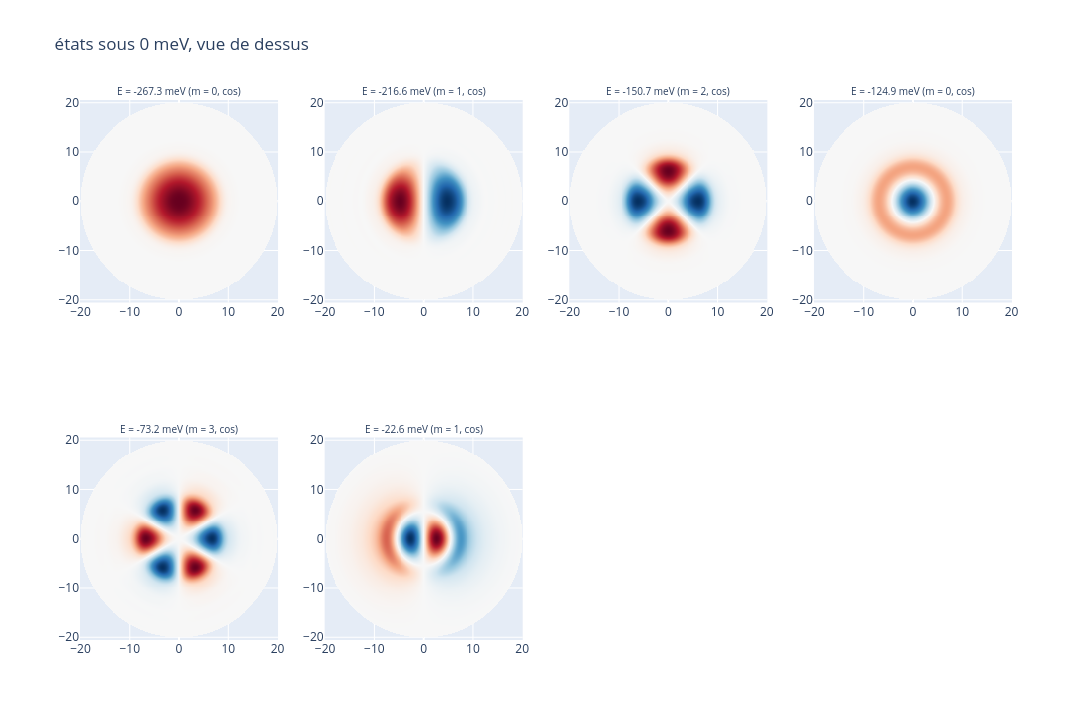

This figure's notebook cell:
### Code cell
hamil.plot(rotate=True, seulement_cos=True, E_max=0)

### Figure 1 — Plotly figure (JSON) as saved in the notebook; plotly's stock layout.template omitted (floating-point values rounded to 4 significant figures; data arrays with more than 128 entries replaced by an {"elided": "..."} marker saying what was removed)
{"data": [{"colorscale": [[0, "rgb(5,48,97)"], [0.1, "rgb(33,102,172)"], [0.2, "rgb(67,147,195)"], [0.3, "rgb(146,197,222)"], [0.4, "rgb(209,229,240)"], [0.5, "rgb(247,247,247)"], [0.6, "rgb(253,219,199)"], [0.7, "rgb(244,165,130)"], [0.8, "rgb(214,96,77)"], [0.9, "rgb(178,24,43)"], [1, "rgb(103,0,31)"]], "name": "E = -267.3 meV (m = 0, cos)", "showscale": false, "type": "heatmap", "x": {"elided": "201 float values"}, "xaxis": "x", "y": {"elided": "201 float values"}, "yaxis": "y", "z": {"elided": "201x201 float values"}, "zmid": 0}, {"colorscale": [[0, "rgb(5,48,97)"], [0.1, "rgb(33,102,172)"], [0.2, "rgb(67,147,195)"], [0.3, "rgb(146,197,222)"], [0.4, "rgb(209,229,240)"], [0.5, "rgb(247,247,247)"], [0.6, "rgb(253,219,199)"], [0.7, "rgb(244,165,130)"], [0.8, "rgb(214,96,77)"], [0.9, "rgb(178,24,43)"], [1, "rgb(103,0,31)"]], "name": "E = -216.6 meV (m = 1, cos)", "showscale": false, "type": "heatmap", "x": {"elided": "201 float values"}, "xaxis": "x2", "y": {"elided": "201 float values"}, "yaxis": "y2", "z": {"elided": "201x201 float values"}, "zmid": 0}, {"colorscale": [[0, "rgb(5,48,97)"], [0.1, "rgb(33,102,172)"], [0.2, "rgb(67,147,195)"], [0.3, "rgb(146,197,222)"], [0.4, "rgb(209,229,240)"], [0.5, "rgb(247,247,247)"], [0.6, "rgb(253,219,199)"], [0.7, "rgb(244,165,130)"], [0.8, "rgb(214,96,77)"], [0.9, "rgb(178,24,43)"], [1, "rgb(103,0,31)"]], "name": "E = -150.7 meV (m = 2, cos)", "showscale": false, "type": "heatmap", "x": {"elided": "201 float values"}, "xaxis": "x3", "y": {"elided": "201 float values"}, "yaxis": "y3", "z": {"elided": "201x201 float values"}, "zmid": 0}, {"colorscale": [[0, "rgb(5,48,97)"], [0.1, "rgb(33,102,172)"], [0.2, "rgb(67,147,195)"], [0.3, "rgb(146,197,222)"], [0.4, "rgb(209,229,240)"], [0.5, "rgb(247,247,247)"], [0.6, "rgb(253,219,199)"], [0.7, "rgb(244,165,130)"], [0.8, "rgb(214,96,77)"], [0.9, "rgb(178,24,43)"], [1, "rgb(103,0,31)"]], "name": "E = -124.9 meV (m = 0, cos)", "showscale": false, "type": "heatmap", "x": {"elided": "201 float values"}, "xaxis": "x4", "y": {"elided": "201 float values"}, "yaxis": "y4", "z": {"elided": "201x201 float values"}, "zmid": 0}, {"colorscale": [[0, "rgb(5,48,97)"], [0.1, "rgb(33,102,172)"], [0.2, "rgb(67,147,195)"], [0.3, "rgb(146,197,222)"], [0.4, "rgb(209,229,240)"], [0.5, "rgb(247,247,247)"], [0.6, "rgb(253,219,199)"], [0.7, "rgb(244,165,130)"], [0.8, "rgb(214,96,77)"], [0.9, "rgb(178,24,43)"], [1, "rgb(103,0,31)"]], "name": "E = -73.2 meV (m = 3, cos)", "showscale": false, "type": "heatmap", "x": {"elided": "201 float values"}, "xaxis": "x5", "y": {"elided": "201 float values"}, "yaxis": "y5", "z": {"elided": "201x201 float values"}, "zmid": 0}, {"colorscale": [[0, "rgb(5,48,97)"], [0.1, "rgb(33,102,172)"], [0.2, "rgb(67,147,195)"], [0.3, "rgb(146,197,222)"], [0.4, "rgb(209,229,240)"], [0.5, "rgb(247,247,247)"], [0.6, "rgb(253,219,199)"], [0.7, "rgb(244,165,130)"], [0.8, "rgb(214,96,77)"], [0.9, "rgb(178,24,43)"], [1, "rgb(103,0,31)"]], "name": "E = -22.6 meV (m = 1, cos)", "showscale": false, "type": "heatmap", "x": {"elided": "201 float values"}, "xaxis": "x6", "y": {"elided": "201 float values"}, "yaxis": "y6", "z": {"elided": "201x201 float values"}, "zmid": 0}], "layout": {"annotations": [{"font": {"size": 10}, "showarrow": false, "text": "E = -267.3 meV (m = 0, cos)", "x": 0.1062, "xanchor": "center", "xref": "paper", "y": 1, "yanchor": "bottom", "yref": "paper"}, {"font": {"size": 10}, "showarrow": false, "text": "E = -216.6 meV (m = 1, cos)", "x": 0.3688, "xanchor": "center", "xref": "paper", "y": 1, "yanchor": "bottom", "yref": "paper"}, {"font": {"size": 10}, "showarrow": false, "text": "E = -150.7 meV (m = 2, cos)", "x": 0.6313, "xanchor": "center", "xref": "paper", "y": 1, "yanchor": "bottom", "yref": "paper"}, {"font": {"size": 10}, "showarrow": false, "text": "E = -124.9 meV (m = 0, cos)", "x": 0.8938, "xanchor": "center", "xref": "paper", "y": 1, "yanchor": "bottom", "yref": "paper"}, {"font": {"size": 10}, "showarrow": false, "text": "E = -73.2 meV (m = 3, cos)", "x": 0.1062, "xanchor": "center", "xref": "paper", "y": 0.375, "yanchor": "bottom", "yref": "paper"}, {"font": {"size": 10}, "showarrow": false, "text": "E = -22.6 meV (m = 1, cos)", "x": 0.3688, "xanchor": "center", "xref": "paper", "y": 0.375, "yanchor": "bottom", "yref": "paper"}], "height": 720, "title": {"text": "états sous 0 meV, vue de dessus"}, "width": 1200, "xaxis": {"anchor": "y", "domain": [0, 0.2125]}, "xaxis2": {"anchor": "y2", "domain": [0.2625, 0.475]}, "xaxis3": {"anchor": "y3", "domain": [0.525, 0.7375]}, "xaxis4": {"anchor": "y4", "domain": [0.7875, 1]}, "xaxis5": {"anchor": "y5", "domain": [0, 0.2125]}, "xaxis6": {"anchor": "y6", "domain": [0.2625, 0.475]}, "xaxis7": {"anchor": "y7", "domain": [0.525, 0.7375]}, "xaxis8": {"anchor": "y8", "domain": [0.7875, 1]}, "yaxis": {"anchor": "x", "domain": [0.625, 1], "scaleanchor": "x"}, "yaxis2": {"anchor": "x2", "domain": [0.625, 1], "scaleanchor": "x2"}, "yaxis3": {"anchor": "x3", "domain": [0.625, 1], "scaleanchor": "x3"}, "yaxis4": {"anchor": "x4", "domain": [0.625, 1], "scaleanchor": "x4"}, "yaxis5": {"anchor": "x5", "domain": [0, 0.375], "scaleanchor": "x5"}, "yaxis6": {"anchor": "x6", "domain": [0, 0.375], "scaleanchor": "x6"}, "yaxis7": {"anchor": "x7", "domain": [0, 0.375]}, "yaxis8": {"anchor": "x8", "domain": [0, 0.375]}}}
